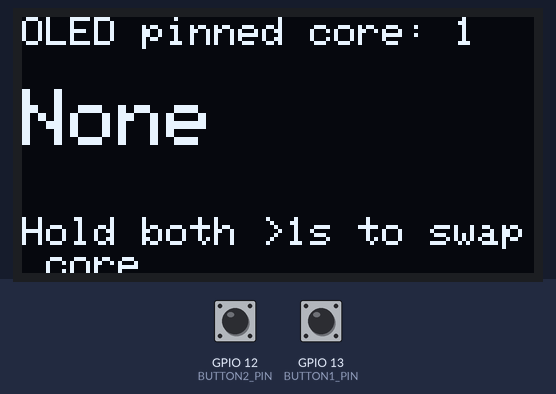
The sketch below on a simulated ESP32. On the bench: 128×64 one-colour display. The inputs (shaded band) are chosen by the test bench; at power-on: GPIO 12 (BUTTON2_PIN) HIGH, GPIO 13 (BUTTON1_PIN) HIGH. What the sketch prints to the serial monitor is not drawn.

Above: at 1.8 s.
1.9 s: GPIO 12 (BUTTON2_PIN) pulled LOW for 0.15 s
At 2.5 s:
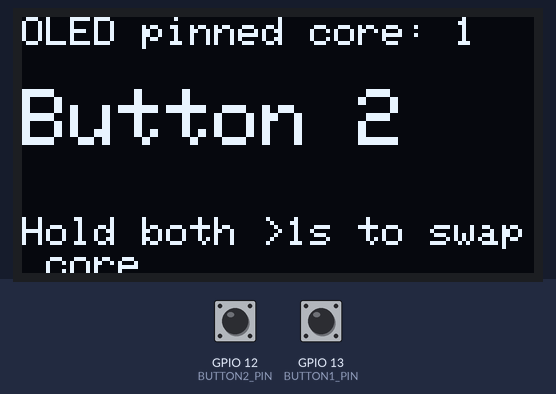
3.5 s: GPIO 13 (BUTTON1_PIN) pulled LOW for 0.15 s
At 4.8 s:
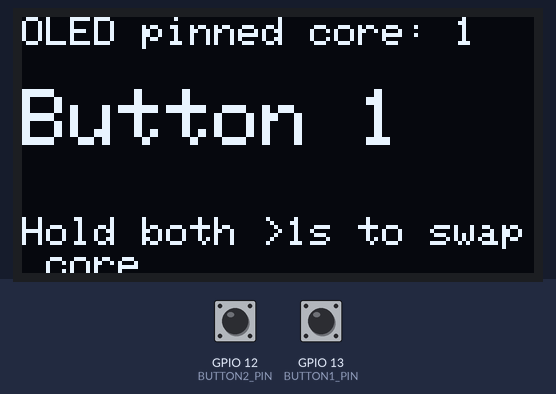
5.1 s: GPIO 12 (BUTTON2_PIN) driven LOW and GPIO 13 (BUTTON1_PIN) driven LOW
At 8.0 s:
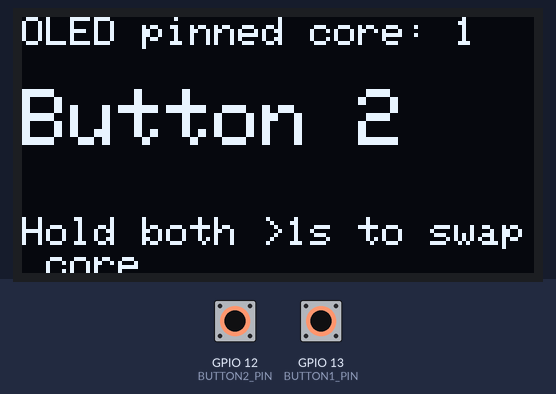
Timing chart, 0 to 9.5 s (numbered marks = the images above; inputs shaded):
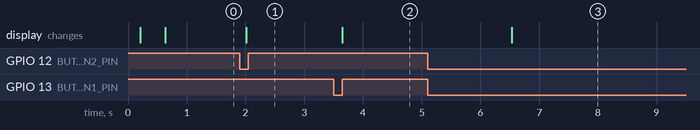

Measured:
- after the input at 1.9 s, the display: changes after 0.11 s (image 1)
- after the input at 3.5 s, the display: changes after 0.15 s (image 2)
- after the input at 5.1 s, the display: changes after 1.4 s (image 3)

The sketch:

Main.ino
```cpp
#include <Arduino.h>
#include <Wire.h>
#include <Adafruit_GFX.h>
#include <Adafruit_SSD1306.h>
#include "freertos/FreeRTOS.h"
#include "freertos/task.h"
#include "freertos/semphr.h"

// minimal pins (from mapping you gave)
#define BUTTON1_PIN 13
#define BUTTON2_PIN 12

#define SCREEN_WIDTH 128
#define SCREEN_HEIGHT 64
#define OLED_ADDR 0x3C
#define SDA_PIN 8
#define SCL_PIN 9

Adafruit_SSD1306 display(SCREEN_WIDTH, SCREEN_HEIGHT, &Wire, -1);

// RTOS objects
TaskHandle_t taskButton = NULL;
TaskHandle_t taskOLED = NULL;
SemaphoreHandle_t oledMutex = NULL;
SemaphoreHandle_t oledExitSem = NULL; // signal OLED exit

// shared state
volatile uint8_t lastButtonPressed = 0; // 0=none,1=btn1,2=btn2
volatile bool requestSwapOLED = false;
volatile bool oledKillReq = false;      // orchestrator -> OLED: please exit
int oledPinnedCore = 1; // initial core for OLED task

// ---------------- Button Task (producer) ----------------
void TaskButton(void *pvParams) {
  const TickType_t pollDelay = 20 / portTICK_PERIOD_MS;
  bool last1 = digitalRead(BUTTON1_PIN);
  bool last2 = digitalRead(BUTTON2_PIN);
  TickType_t t1 = 0, t2 = 0;

  while (1) {
    bool cur1 = digitalRead(BUTTON1_PIN); // LOW = pressed
    bool cur2 = digitalRead(BUTTON2_PIN);

    // debounce simple:
    if (cur1 != last1) t1 = xTaskGetTickCount();
    else if (cur1 == LOW && (xTaskGetTickCount() - t1) * portTICK_PERIOD_MS >= 50) {
      lastButtonPressed = 1;
    }

    if (cur2 != last2) t2 = xTaskGetTickCount();
    else if (cur2 == LOW && (xTaskGetTickCount() - t2) * portTICK_PERIOD_MS >= 50) {
      lastButtonPressed = 2;
    }

    // detect BOTH pressed >1s -> request swap (long press)
    if (cur1 == LOW && cur2 == LOW) {
      TickType_t start = xTaskGetTickCount();
      while (digitalRead(BUTTON1_PIN) == LOW && digitalRead(BUTTON2_PIN) == LOW) {
        if ((xTaskGetTickCount() - start) * portTICK_PERIOD_MS >= 1000) {
          requestSwapOLED = true;
          vTaskDelay(300 / portTICK_PERIOD_MS); // debounce guard
          break;
        }
        vTaskDelay(30 / portTICK_PERIOD_MS);
      }
    }

    last1 = cur1;
    last2 = cur2;
    vTaskDelay(pollDelay);
  }
}

// ---------------- OLED Task (single renderer) ----------------
void TaskOLED(void *pvParams) {
  const TickType_t renderDelay = 100 / portTICK_PERIOD_MS; // ~10Hz

  while (1) {
    // check kill request early so we don't block long on mutex
    if (oledKillReq) break;

    // lock I2C/display
    if (xSemaphoreTake(oledMutex, portMAX_DELAY)) {
      // immediately re-check kill flag after acquiring
      if (oledKillReq) {
        // release mutex and exit cleanly
        xSemaphoreGive(oledMutex);
        break;
      }

      display.clearDisplay();

      display.setTextSize(1);
      display.setCursor(0, 0);
      display.printf("OLED pinned core: %d", xPortGetCoreID());

      display.setTextSize(2);
      display.setCursor(0, 18);
      switch (lastButtonPressed) {
        case 1: display.println("Button 1"); break;
        case 2: display.println("Button 2"); break;
        default: display.println("None"); break;
      }

      display.setTextSize(1);
      display.setCursor(0, 50);
      display.println("Hold both >1s to swap core");

      display.display(); // single commit

      xSemaphoreGive(oledMutex);
    }

    vTaskDelay(renderDelay);
  }

  // signal orchestrator that we're exiting (non-blocking give)
  if (oledExitSem) xSemaphoreGive(oledExitSem);

  // self-delete (clean)
  taskOLED = NULL; // clear handle (best-effort)
  vTaskDelete(NULL);
}

// ---------------- Setup & Orchestrator ----------------
void setup() {
  Serial.begin(115200);
  Serial.println("Stable OLED multi-core demo (text, low-refresh) - SAFE SWAP");

  // input pins
  pinMode(BUTTON1_PIN, INPUT_PULLUP);
  pinMode(BUTTON2_PIN, INPUT_PULLUP);

  // init I2C once here
  Wire.begin(SDA_PIN, SCL_PIN);
  delay(150);

  // init display
  if (!display.begin(SSD1306_SWITCHCAPVCC, OLED_ADDR)) {
    Serial.println("OLED not found!");
    while (1) { vTaskDelay(1000 / portTICK_PERIOD_MS); }
  }

  // initial ready screen (single-shot)
  display.clearDisplay();
  display.setTextSize(2);
  display.setTextColor(SSD1306_WHITE);
  display.setCursor(0, 20);
  display.print("READY");
  display.display();
  delay(400);

  // mutex for I2C/display
  oledMutex = xSemaphoreCreateMutex();
  if (!oledMutex) {
    Serial.println("oledMutex creation failed");
    while (1) { vTaskDelay(1000 / portTICK_PERIOD_MS); }
  }

  // create OLED exit semaphore (binary)
  oledExitSem = xSemaphoreCreateBinary();
  if (!oledExitSem) {
    Serial.println("oledExitSem creation failed");
    while (1) { vTaskDelay(1000 / portTICK_PERIOD_MS); }
  }

  // create button task pinned to CORE 0 (recommended)
  xTaskCreatePinnedToCore(TaskButton, "Button", 3072, NULL, 2, &taskButton, 0);

  // create oled task pinned to default core (oledPinnedCore)
  BaseType_t res = xTaskCreatePinnedToCore(TaskOLED, "OLED", 4096, NULL, 1, &taskOLED, oledPinnedCore);
  if (res == pdPASS) Serial.printf("OLED task created on core %d\n", oledPinnedCore);
  else Serial.println("Failed to create OLED task!");
}

void loop() {
  // orchestrator performs safe swap
  if (requestSwapOLED) {
    requestSwapOLED = false;
    Serial.println("[ORCH] swap requested -> performing safe swap...");

    // 1) request OLED to exit
    oledKillReq = true;

    // 2) wait for OLED to signal exit (timeout = 500 ms)
    const TickType_t waitTicks = pdMS_TO_TICKS(500);
    if (xSemaphoreTake(oledExitSem, waitTicks) == pdTRUE) {
      Serial.println("[ORCH] OLED exited cleanly (signaled).");
    } else {
      // fallback: OLED didn't signal in time. Try a safe forced delete as last resort.
      Serial.println("[ORCH] WARNING: OLED did not exit in time -> forcing delete (last-resort).");
      if (taskOLED != NULL) {
        vTaskDelete(taskOLED);
        taskOLED = NULL;
        vTaskDelay(20 / portTICK_PERIOD_MS);
      }
    }

    // reset kill flag (for next lifecycle)
    oledKillReq = false;

    // flip core and recreate OLED on other core
    oledPinnedCore = (oledPinnedCore == 0) ? 1 : 0;
    BaseType_t r = xTaskCreatePinnedToCore(TaskOLED, "OLED", 4096, NULL, 1, &taskOLED, oledPinnedCore);
    if (r == pdPASS) Serial.printf("[ORCH] OLED recreated on core %d\n", oledPinnedCore);
    else Serial.println("[ORCH] failed to recreate OLED!");
  }

  // small idle delay so loop() isn't hogging CPU
  vTaskDelay(50 / portTICK_PERIOD_MS);
}
```
